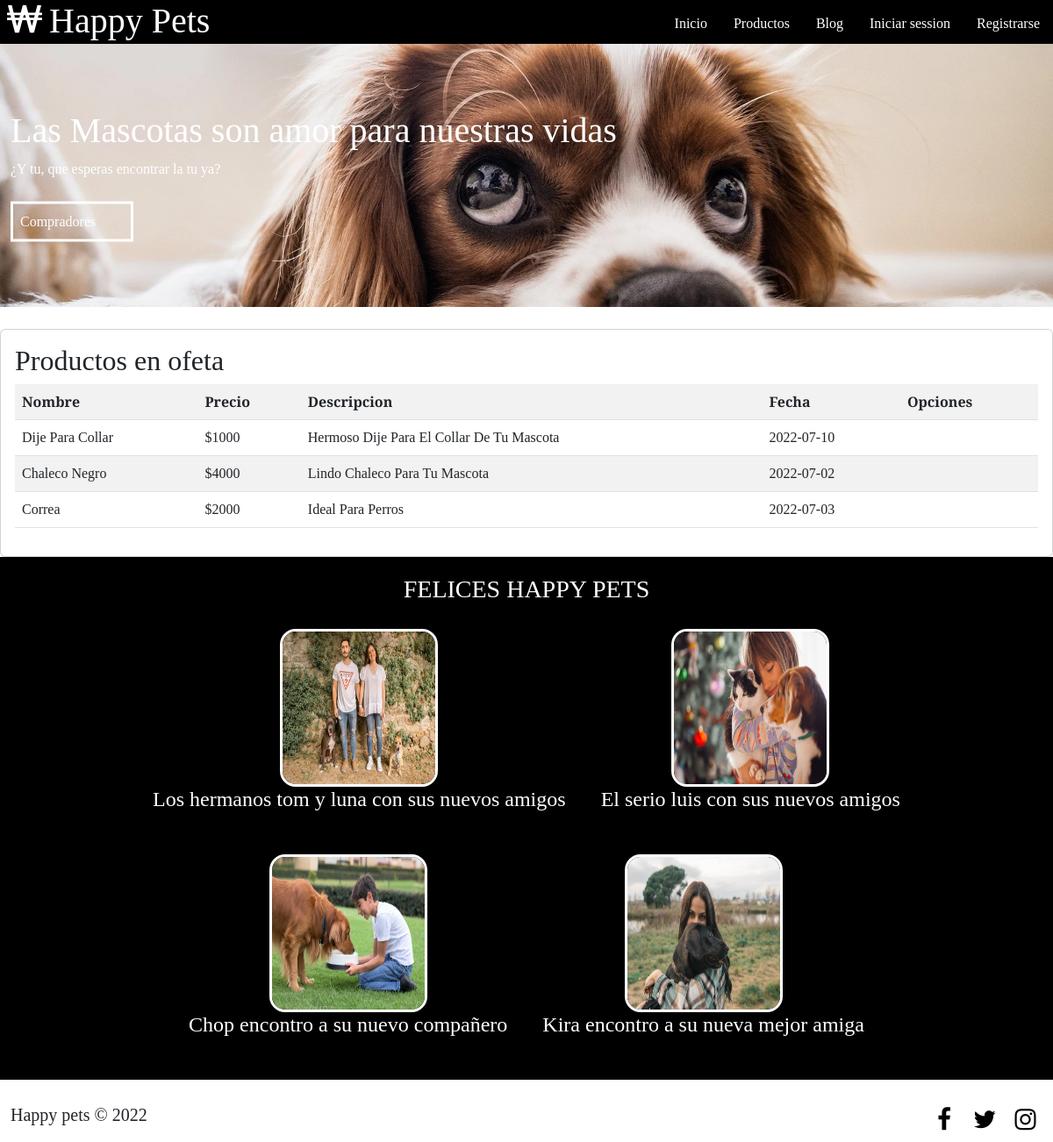
Screenshot of /listar-productos/ with the database file from the repository.
### app/models.py (models this page shows, shortened)
class Producto(models.Model):
    nombre = models.CharField(max_length = 50)
    precio = models.IntegerField()
    descripcion = models.TextField()
    fecha_duracion = models.DateField()

### app/views.py (the view)
# urls.py: path('listar-productos/', listar_productos, name="listar_productos"),
def listar_productos(request):
    productos = Producto.objects.all()
    data = {
        'productos': productos
    }
    return render(request, 'app/producto/listar.html', data)

### app/templates/app/producto/listar.html (shortened to what this page needs)
{% extends 'app/base.html' %}
{% load static %}
{% block contenido %}
<div class="card">
    <div class="card-body">
        <h2>Productos en ofeta</h2>
        <table class="table table-striped table-hover table-responsive-sm">
            <tr>
                <th>Nombre</th>
                <th>Precio</th>
                <th>Descripcion</th>
                <th>Fecha</th>
                <th>Opciones</th>
            </tr>
            {% for p in productos %}
            <tr>
                <td>{{ p.nombre | title }}</td>
                <td>${{ p.precio  }}</td>
                <td>{{ p.descripcion | title }}</td>
                <td>{{ p.fecha_duracion | title }}</td>
                <td>
                </td>
            </tr>
            {% endfor %}
        </table>
    </div>
</div>
<section id="info">
    <h3>FELICES HAPPY PETS</h3>
    <div class="contenedor">
        <div class="info-productos">
            <img src="{% static 'app/img/BLOG/blog_abajo1.jpg' %}" alt="">
            <h4>Los hermanos tom y luna con sus nuevos amigos</h4>
        </div>
        <div class="info-productos">
            <img src="{% static 'app/img/BLOG/blog_abajo2.jpg' %}" alt="">
            <h4>El serio luis con sus nuevos amigos</h4>
        </div>
        <div class="info-productos">
            <img src="{% static 'app/img/BLOG/blog_abajo3.jpg' %}" alt="">
            <h4>Chop encontro a su nuevo compañero</h4>
        </div>
        <div class="info-productos">
            <img src="{% static 'app/img/BLOG/blog_abajo4.jpg' %}" alt="">
            <h4>Kira encontro a su nueva mejor amiga</h4>
        </div>
    </div>
</section>
{% endblock %}

### app/templates/app/base.html (shortened to what this page needs)
<!DOCTYPE html>
<html lang="es">
<head>
    {% load static %}
    <link href="https://cdn.jsdelivr.net/npm/bootstrap@5.2.0-beta1/dist/css/bootstrap.min.css" rel="stylesheet">
    <link rel="stylesheet" href="{% static 'app/css/fontello.css' %}">
    <link rel="stylesheet" href= "{% static 'app/css/estilos.css' %}">
</head>
<body>
    <header>
        <div class="Contenedor">
            <h1 class="icon-won">Happy Pets</h1>
            <nav class="menu">
                <a href="{% url 'home' %}">Inicio</a>
                <a href="{% url 'productos' %}">Productos</a>
                <a href="{% url 'blog' %}">Blog</a>
                {% if user.is_authenticated %}
                <a href="{% url 'contacto' %}">Contacto</a>
                <a href="{% url 'listar_productos' %}">Ofertas</a>
                <a href="{% url 'logout' %}">Cerrar session</a>
                <a href="{% url 'home' %}">@{{ user.username }}</a>
                {% else %}
                <a href="{% url 'login' %}">Iniciar session</a>
                <a href="{% url 'registro' %}">Registrarse</a>
                {% endif %}
            </nav>
        </div>
    </header>
    <main>
        <section id="banner">
            <img src="{% static 'app/img/Perro_pagina_principal.jpg' %}">
            <div class="contenedor">
               <h2>Las Mascotas son amor para nuestras vidas</h2>
               <p>¿Y tu, que esperas encontrar la tu ya?</p>
               <a href="{% url 'comentarios' %}">Compradores</a>
            </div>
        </section>
        {% block contenido %}
        {% endblock %}
    </main>
    <footer>
        <div class="contenedor">
            <p class="copy">Happy pets &copy; 2022</p>
            <div class="sociales">
                <a class="icon-facebook"href="#!"></a>
                <a class="icon-twitter" href="#!"></a>
                <a class="icon-instagram" href="#!"></a>
            </div>
        </div>
    </footer>
</body>
</html>

### app/static/app/css/estilos.css (style rules this page uses)
* { margin: 0; padding: 0; box-sizing: border-box; }
body { font-family: 'Cinzel Decorative', cursive; }
header { width: 100%; height: 50px; background: black; color: #fff; position: fixed; top: 0; left: 0; z-index: 100; }
.contenedor { width: 98%; margin: auto; }
h1 { float: left; }
section { width: 100%; margin-bottom: 25px; }
footer .contenedor { display: flex; flex-wrap: wrap; justify-content: center; }
.copy { font-size: 20px; }
.sociales { width: 100%; text-align: center; font-size: 28px; }
.sociales a { color: black; text-decoration: none; }
@media (min-width: 768px) { .sociales { width: auto; } }
@media (min-width: 768px) { footer .contenedor { justify-content: space-between; } }

### app/static/app/css/menu.css (style rules this page uses)
.menu { position: absolute; top: 50px; left: 0; width: 100%; height: 100vh; background: rgba(0, 0, 0, 0.9); transition: all 0.5s; transform: translateX(-100%); }
.menu a { display: block; color: #fff; height: 50px; text-decoration: none; padding: 15px; border-bottom: 1px solid rgba(255, 255, 255, 0.5); }
@media (min-width: 1024px) { .menu { position: static; width: auto; height: auto; transform: translateX(0%); float: right; display: flex; } }
@media (min-width: 1024px) { .menu a { border: none; } }

### app/static/app/css/banner.css (style rules this page uses)
#banner { margin-top: 50px; position: relative; }
#banner img { width: 100%; height: 100%; }
#banner .contenedor { position: absolute; top: 50%; left: 50%; transform: translateX(-50%) translateY(-50%); color: #fff; }
#banner h2 { font-size: 25px; }
#banner a { display: block; width: 140px; color: #fff; text-decoration: none; padding: 8px; margin-top: 10px; border: 3px solid #fff; }
@media (min-width:480px) { #banner h2 { font-size: 40px; } }
@media (min-width:480px) { #banner a { margin-top: 25px; } }
@media (min-width: 768px) { #banner { height: 300px; overflow: hidden; } }
@media (min-width: 768px) { #banner img { height: auto; margin-top: -100px; } }

### app/static/app/css/info.css (style rules this page uses)
#info { background: black; color: #fff; text-align: center; padding: 20px; }
#info .contenedor { display: flex; flex-wrap: wrap; justify-content: center; }
.info-productos { margin: 20px; }
.info-productos img { width: 180px; height: 180px; border-radius: 10%; border: 3px solid #fff; }

### rows the page displays
Producto: nombre "Dije Para Collar", precio "1000", descripcion "Hermoso Dije Para El Collar De Tu Mascota", fecha_duracion "2022-07-10"
Producto: nombre "Chaleco Negro", precio "4000", descripcion "Lindo Chaleco Para Tu Mascota", fecha_duracion "2022-07-02"
Producto: nombre "Correa", precio "2000", descripcion "Ideal Para Perros", fecha_duracion "2022-07-03"
